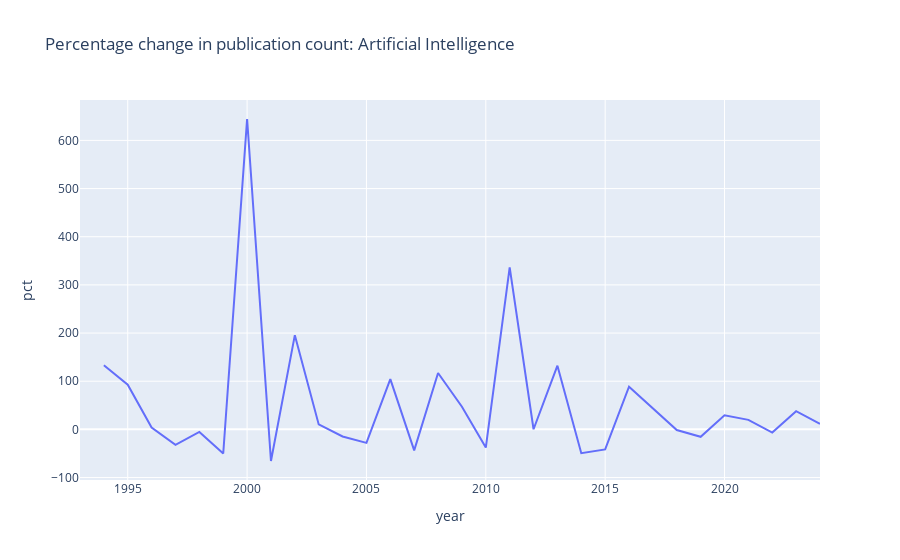

Notebook code cell kept with this figure:
### Code cell
for x in topics:
    fig = px.line(cat_year_num.query("category == @x"), x = "year", y = "pct", color_discrete_sequence=[color_dict[x]], title="Percentage change in publication count: " + x)
    fig.show()

### Figure 1 — Plotly figure (JSON) as saved in the notebook; plotly's stock layout.template omitted (floating-point values rounded to 4 significant figures)
{"data": [{"hovertemplate": "year=%{x}<br>pct=%{y}<extra></extra>", "legendgroup": "", "line": {"color": "#636EFA", "dash": "solid"}, "marker": {"symbol": "circle"}, "mode": "lines", "name": "", "orientation": "v", "showlegend": false, "type": "scatter", "x": [1993, 1994, 1995, 1996, 1997, 1998, 1999, 2000, 2001, 2002, 2003, 2004, 2005, 2006, 2007, 2008, 2009, 2010, 2011, 2012, 2013, 2014, 2015, 2016, 2017, 2018, 2019, 2020, 2021, 2022, 2023, 2024], "xaxis": "x", "y": [NaN, 133.3, 92.86, 3.704, -32.14, -5.263, -50.0, 644.4, -65.67, 195.7, 10.29, -14.67, -28.12, 104.3, -43.62, 117.0, 46.96, -37.87, 336.2, 0.2183, 132.2, -49.34, -41.67, 88.57, 43.1, -1.412, -15.39, 29.06, 19.78, -6.661, 37.73, 11.64], "yaxis": "y"}], "layout": {"legend": {"tracegroupgap": 0}, "title": {"text": "Percentage change in publication count: Artificial Intelligence"}, "xaxis": {"anchor": "y", "domain": [0, 1], "title": {"text": "year"}}, "yaxis": {"anchor": "x", "domain": [0, 1], "title": {"text": "pct"}}}}
